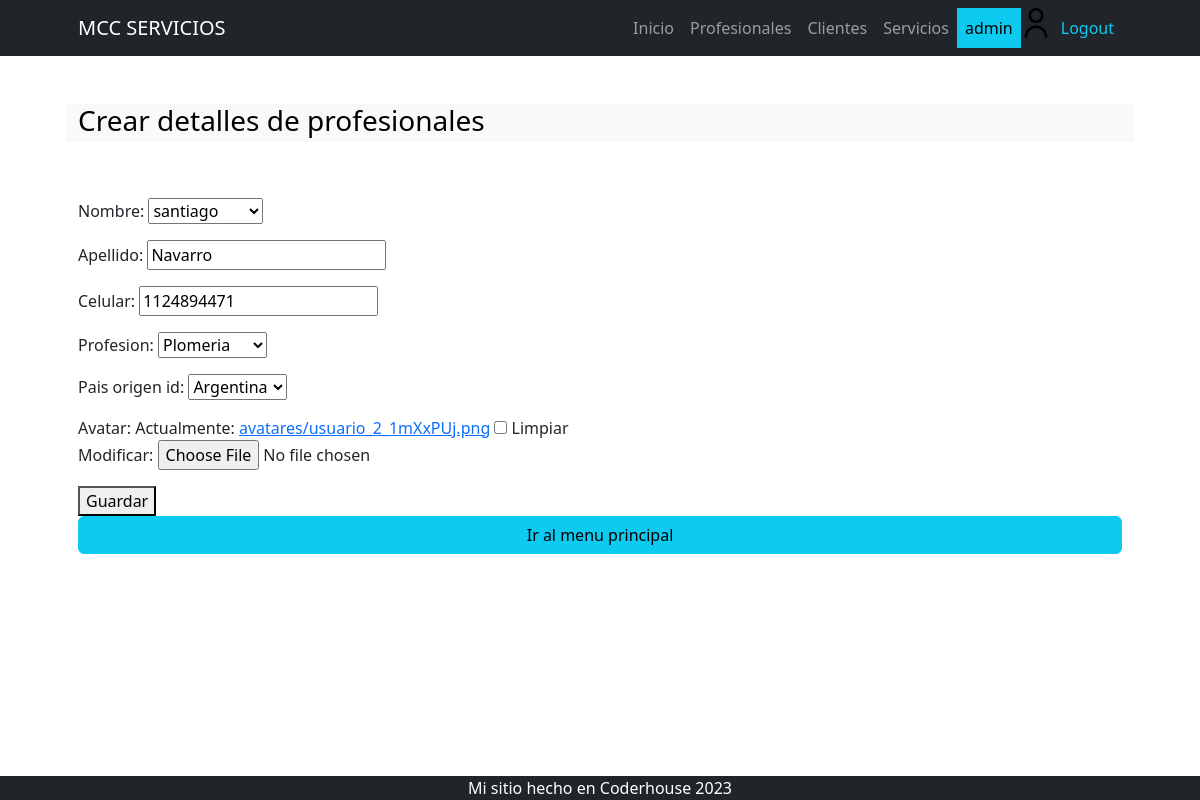
Page /profesionista/profesionista/update/3 (signed in) on the committed database.
### apps/servicio/models.py (models this page shows)
class Servicios(models.Model):
    nombre = models.CharField(max_length=200, unique=True)
    descripcion = models.CharField(max_length=250, null=True, blank=True, verbose_name="descripción")
    avatar = models.ImageField(upload_to="avatares",blank=True, null=True)
    def __str__(self):
        return self.nombre
    class Meta:
        verbose_name = "servicio"
        verbose_name_plural = "servicios"

### apps/profesionista/models.py (models this page shows, shortened)
class Profesionista(models.Model):
    nombre = models.OneToOneField(User, on_delete=models.CASCADE, related_name="profesional" )
    apellido = models.CharField(max_length= 50)
    celular = models.CharField(max_length=50)
    profesion = models.ForeignKey("servicio.Servicios", on_delete=models.CASCADE, null = False)
    pais_origen_id = models.ForeignKey("cliente.Pais", on_delete=models.SET_NULL, null=True, blank=True)
    avatar = models.ImageField(upload_to="avatares",blank=True, null=True)

### apps/profesionista/views.py (the view)
# urls.py: path("profesionista/update/<int:pk>", views.ProfesionistaUpdate.as_view(),
class ProfesionistaUpdate(UpdateView):
    model = models.Profesionista
    form_class = forms.ProfesionistaForm
    success_url = reverse_lazy("profesionista:profesionista_list")

### apps/profesionista/forms.py
class ProfesionistaForm(forms.ModelForm):
    class Meta:
        model = Profesionista
        fields = ["nombre" ,"apellido","celular","profesion" ,"pais_origen_id", "avatar"]

### apps/cliente/models.py (called while the page is built)
    def __str__(self):
        return self.nombre

### apps/profesionista/templates/profesionista/profesionista_form.html (shortened to what this page needs)
{% extends 'profesionista/index.html' %}
{% block INDEX_TITULO %}
    Crear detalles de profesionales
{% endblock INDEX_TITULO %}
{% block INDEX_CONTENIDO %}
    <form method="post">
        {{ form.as_p}}
        <button type="submit">Guardar</button>
    </form>
    {% include 'Home/index_back.html' %}
{% endblock INDEX_CONTENIDO %}

### apps/Home/templates/Home/navbar.html (shortened to what this page needs)
{% load static %}
<nav class="navbar navbar-expand-lg navbar-dark bg-dark">
    <div class="container px-5">
        <a class="navbar-brand" href="{% url 'Home:home' %}">MCC SERVICIOS</a>
        <div class="collapse navbar-collapse" id="navbarSupportedContent">
            <ul class="navbar-nav ms-auto mb-2 mb-lg-0">
                <li class="nav-item"><a class="nav-link {% if request.path == "/" %} active {% endif %}" aria-current="page" href="{% url 'Home:home' %}">Inicio</a></li>
                {% if user.is_authenticated %}
                <li class="nav-item"><a class="nav-link {% if request.path == "/profesionista/" %} active  {% endif %}" href="{% url 'profesionista:home' %}">Profesionales</a></li>
                <li class="nav-item"><a class="nav-link {% if request.path == "/cliente/" %} active  {% endif %}" href="{% url 'cliente:home' %}">Clientes</a></li>
                    <li class="nav-item"><a class="nav-link {% if request.path == "/servicio/" %} active  {% endif %}" href="{% url 'servicio:home' %}">Servicios</a></li>
                    <li class="nav-item"><a class="nav-link text-bg-info">{{ user.username }}</a></li>
                    {% if user.profesional.avatar.url %}
                            <li class="nav-item"><img src="{{user.profesional.avatar.url}}" alt="avatar" class="" style="width: 30px;height: 30px;vertical-align: middle;margin-right: 2px; "></li>
                        {% else %}
                            <li class="nav-item"><img src="{% static 'profesionista/usuario.png' %}" alt=""class="" style="width: 30px;height: 30px;vertical-align: middle;margin-right: 2px; "></li>
                    {% endif %}
                    <li class="nav-item"><a class="nav-link text-info" href="{% url 'Home:logout' %}">Logout</a></li>
                {% endif %}
            </ul>
        </div>
    </div>
</nav>

### rows in the picture
Servicios: nombre "santiago"
Profesionista: apellido "Navarro", celular "1124894471", profesion "Plomeria", pais_origen_id "Argentina"

### other values in the picture
{{ user.username }} "admin"
